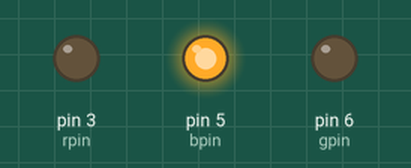
A sketch run on a simulated Arduino Uno, built with avr-gcc and run on an emulated ATmega328P. Shown: output pins drawn as LEDs (lit = HIGH).

Above: at 0.1 s.
Timing chart, 0 to 1.6 s (numbered marks = the images above):
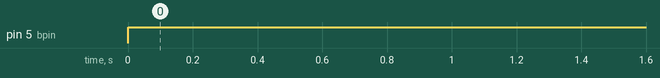

Measured:
- by itself, pin 5 (bpin): LOW → HIGH at 0.00 s

The sketch:

test_bpin.ino
```cpp
int rpin = 3;
int bpin = 5;
int gpin = 6;

void setup()
{
  pinMode(rpin,OUTPUT);
  pinMode(bpin,OUTPUT);
  pinMode(gpin,OUTPUT);
}

void loop()
{
digitalWrite(bpin,HIGH);
delay(1000);

}
```
